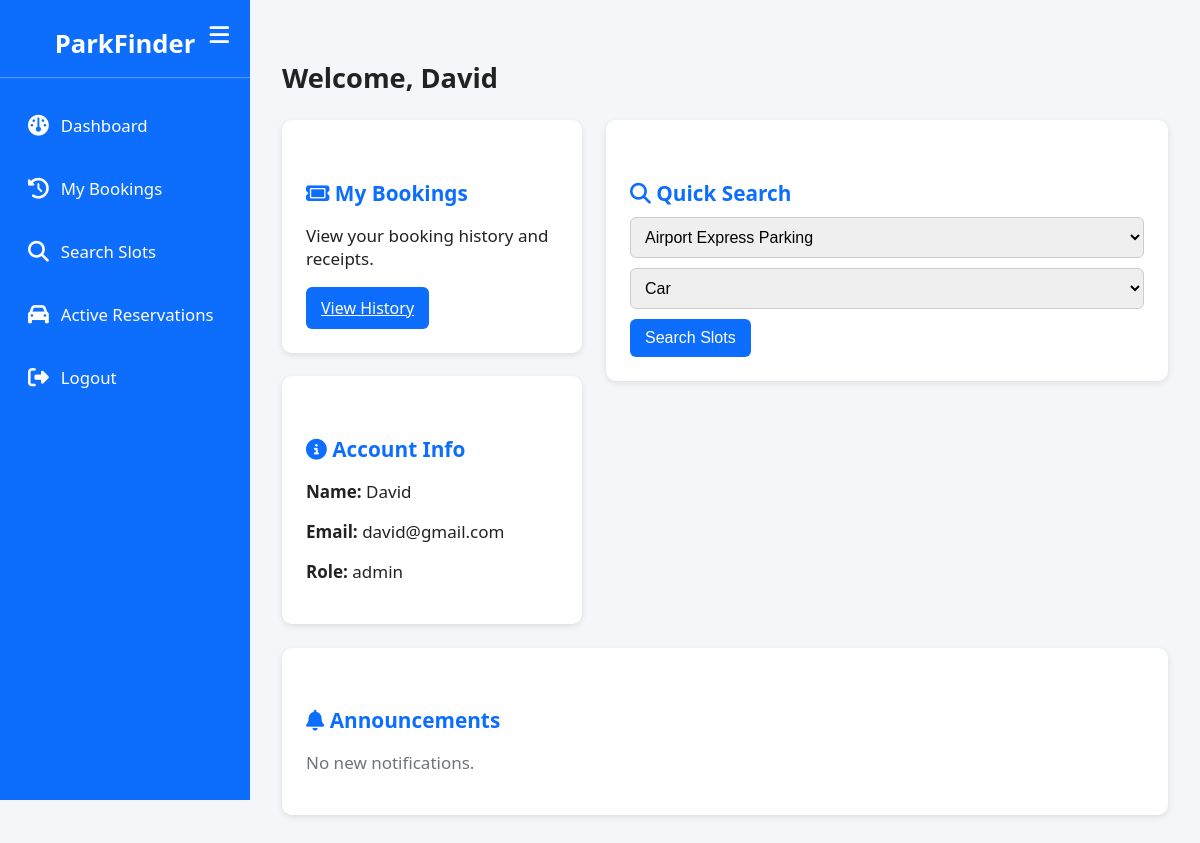
The page /public/driver_dashboard.php (signed in) on the database its author committed.
### tables this page shows
CREATE TABLE `users` (
  `id` int(11) NOT NULL,
  `name` varchar(100) NOT NULL,
  `email` varchar(150) NOT NULL,
  `phone` varchar(30) DEFAULT NULL,
  `password_hash` varchar(255) NOT NULL,
  `role` enum('driver','attendant','admin') NOT NULL DEFAULT 'driver',
  `created_at` timestamp NOT NULL DEFAULT current_timestamp()
);

### src/auth.php (called while the page is built, shortened)
<?php
require_once __DIR__ . '/db.php';
function current_user() {
    global $pdo;
    $stmt = $pdo->prepare("SELECT * FROM users WHERE id = ?");
    $stmt->execute([$_SESSION['user_id']]);
    return $stmt->fetch();
}

### public/driver_dashboard.php (the view, shortened to what this page needs)
<?php
require_once __DIR__ . '/../src/auth.php';
$user = current_user();
$branches = $pdo->query("SELECT id, name FROM branches ORDER BY name ASC")->fetchAll();
$notifications = $pdo->prepare("SELECT * FROM notifications WHERE user_role='driver' ORDER BY created_at DESC LIMIT 5");
$notifications->execute();
$notifications = $notifications->fetchAll();
?>
<!doctype html>
<html lang="en">
<head>
  <link href="https://cdnjs.cloudflare.com/ajax/libs/font-awesome/6.5.0/css/all.min.css" rel="stylesheet">
</head>
<body>
  <div class="sidebar" id="sidebar">
    <div class="brand">
      ParkFinder
      <button class="toggle-btn" id="toggleSidebar"><i class="fa-solid fa-bars"></i></button>
    </div>
    <ul>
      <li><a href="#"><i class="fa-solid fa-gauge"></i><span> Dashboard</span></a></li>
      <li><a href="my_bookings.php"><i class="fa-solid fa-clock-rotate-left"></i><span> My Bookings</span></a></li>
      <li><a href="search.php"><i class="fa-solid fa-magnifying-glass"></i><span> Search Slots</span></a></li>
      <li><a href="reserve.php"><i class="fa-solid fa-car"></i><span> Active Reservations</span></a></li>
      <li><a href="logout.php"><i class="fa-solid fa-right-from-bracket"></i><span> Logout</span></a></li>
    </ul>
  </div>
  <div class="content">
    <h3>Welcome, <?php echo htmlspecialchars($user['name']); ?></h3>
    <div class="row">
      <div class="col-md-4">
        <div class="card">
          <h5><i class="fa-solid fa-ticket"></i> My Bookings</h5>
          <p>View your booking history and receipts.</p>
          <a href="my_bookings.php" class="btn">View History</a>
        </div>
        <br>
       <div class="card">
          <h5><i class="fa-solid fa-circle-info"></i> Account Info</h5>
          <p><strong>Name: </strong><?= htmlspecialchars($user['name']) ?></p>
          <p><strong>Email:</strong> <?= htmlspecialchars($user['email']) ?></p>
          <p><strong>Role:</strong> <?= htmlspecialchars($user['role']) ?></p>
        </div>
      </div>
      <div class="col-md-8">
        <div class="card">
          <h5><i class="fa-solid fa-magnifying-glass"></i> Quick Search</h5>
          <form id="quickSearch">
            <select id="branch">
              <?php foreach ($branches as $b): ?>
                <option value="<?= $b['id'] ?>"><?= htmlspecialchars($b['name']) ?></option>
              <?php endforeach; ?>
            </select>
            <select id="vtype">
              <option value="car">Car</option>
            </select>
            <button id="searchBtn" class="btn w-100" type="button">Search Slots</button>
          </form>
        </div>
      </div>
    </div>
    <div class="card" style="margin-top: 1.5rem;">
      <h5><i class="fa-solid fa-bell"></i> Announcements</h5>
      <?php if ($notifications): ?>
        <ul class="list-group">
          <?php foreach ($notifications as $n): ?>
            <li class="list-group-item">
              <strong><?= htmlspecialchars($n['title']) ?></strong>
              <p><?= htmlspecialchars($n['message']) ?></p>
              <small class="text-muted"><?= date('d M H:i', strtotime($n['created_at'])) ?></small>
            </li>
          <?php endforeach; ?>
        </ul>
      <?php else: ?>
        <p class="text-muted">No new notifications.</p>
      <?php endif; ?>
    </div>
  </div>
</body>
</html>

### public/driver_dashboard.php (style rules this page uses)
* { box-sizing: border-box; }
body { font-family: 'Segoe UI', sans-serif; background: #f4f6f9; margin: 0; overflow-x: hidden; color: #222; font-size: 17px; }
.sidebar { position: fixed; top: 0; left: 0; width: 250px; height: 100vh; background: #0d6efd; color: white; transition: width 0.3s ease; z-index: 100; padding-top: 10px; }
.sidebar .brand { font-size: 1.6rem; font-weight: 700; text-align: center; padding: 1rem 0; border-bottom: 1px solid rgba(255, 255, 255, 0.3); position: relative; }
.toggle-btn { background: none; border: none; color: white; font-size: 1.4rem; position: absolute; right: 15px; top: 12px; cursor: pointer; }
.sidebar ul { list-style: none; padding: 0; margin: 1rem 0; }
.sidebar ul li { padding: 12px 20px; }
.sidebar ul li a { text-decoration: none; color: white; display: flex; align-items: center; font-size: 1.05rem; transition: background 0.2s; border-radius: 6px; padding: 8px; }
.sidebar ul li a i { margin-right: 12px; font-size: 1.3rem; }
.content { margin-left: 250px; padding: 2rem; transition: margin-left 0.3s ease; }
h3 { font-size: 1.7rem; margin-bottom: 1.5rem; }
.row { display: flex; flex-wrap: wrap; gap: 1.5rem; }
.col-md-4 { flex: 1 1 30%; min-width: 300px; }
.col-md-8 { flex: 1 1 60%; min-width: 350px; }
.card { background: white; border-radius: 10px; box-shadow: 0 2px 6px rgba(0, 0, 0, 0.1); padding: 1.5rem; }
.card h5 { font-size: 1.3rem; margin-bottom: 10px; color: #0d6efd; }
.btn { display: inline-block; background: #0d6efd; color: white; border: none; padding: 10px 15px; border-radius: 6px; cursor: pointer; font-size: 1rem; transition: background 0.2s; }
select, input { width: 100%; padding: 10px; font-size: 1rem; border: 1px solid #ccc; border-radius: 6px; margin-bottom: 10px; }
.text-muted { color: #6c757d; }

### rows shown on the page
users: name "David", email "david@gmail.com", role "admin"

### other values the page prints
form field value "Airport Express Parking"
